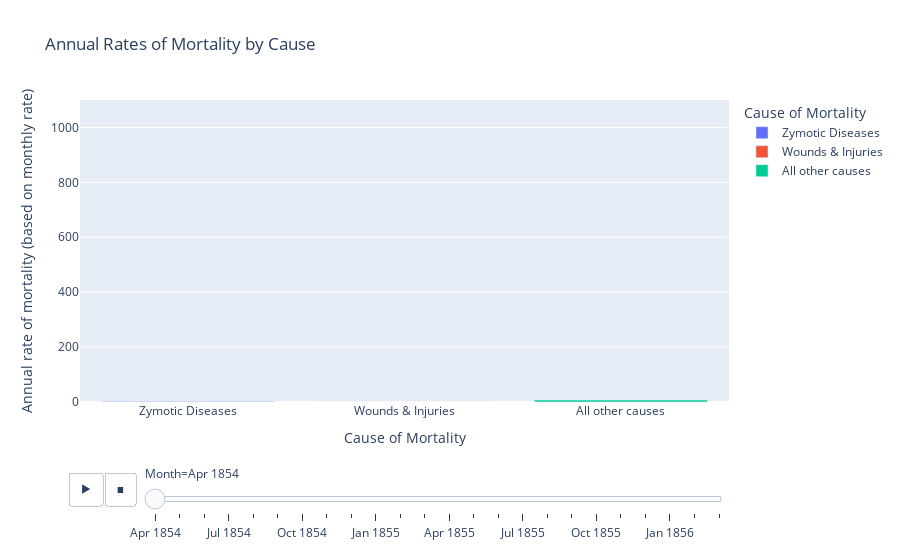

Source (notebook cell):
### Code cell
#create bar graph animation showing annual rates of mortality, by cause, by month
arm_over_time = px.bar(df_long, x="Cause of Death", y="Annual rate of mortality",color="Cause of Death",
  animation_frame="Month", range_y=[0,1100], title="Annual Rates of Mortality by Cause", 
  labels={"Annual rate of mortality":"Annual rate of mortality (based on monthly rate)","Cause of Death":"Cause of Mortality"})
arm_over_time.show()

### Figure 1 — Plotly figure (JSON) as saved in the notebook; plotly's stock layout.template omitted (floating-point values rounded to 4 significant figures)
{"data": [{"alignmentgroup": "True", "hovertemplate": "Cause of Mortality=%{x}<br>Month=Apr 1854<br>Annual rate of mortality (based on monthly rate)=%{y}<extra></extra>", "legendgroup": "Zymotic Diseases", "marker": {"color": "#636efa"}, "name": "Zymotic Diseases", "offsetgroup": "Zymotic Diseases", "orientation": "v", "showlegend": true, "textposition": "auto", "type": "bar", "x": ["Zymotic Diseases"], "xaxis": "x", "y": [1.4], "yaxis": "y"}, {"alignmentgroup": "True", "hovertemplate": "Cause of Mortality=%{x}<br>Month=Apr 1854<br>Annual rate of mortality (based on monthly rate)=%{y}<extra></extra>", "legendgroup": "Wounds & Injuries", "marker": {"color": "#EF553B"}, "name": "Wounds & Injuries", "offsetgroup": "Wounds & Injuries", "orientation": "v", "showlegend": true, "textposition": "auto", "type": "bar", "x": ["Wounds & Injuries"], "xaxis": "x", "y": [0], "yaxis": "y"}, {"alignmentgroup": "True", "hovertemplate": "Cause of Mortality=%{x}<br>Month=Apr 1854<br>Annual rate of mortality (based on monthly rate)=%{y}<extra></extra>", "legendgroup": "All other causes", "marker": {"color": "#00cc96"}, "name": "All other causes", "offsetgroup": "All other causes", "orientation": "v", "showlegend": true, "textposition": "auto", "type": "bar", "x": ["All other causes"], "xaxis": "x", "y": [7], "yaxis": "y"}], "layout": {"barmode": "relative", "legend": {"title": {"text": "Cause of Mortality"}, "tracegroupgap": 0}, "sliders": [{"active": 0, "currentvalue": {"prefix": "Month="}, "len": 0.9, "pad": {"b": 10, "t": 60}, "steps": [{"args": [["Apr 1854"], {"frame": {"duration": 0, "redraw": true}, "fromcurrent": true, "mode": "immediate", "transition": {"duration": 0, "easing": "linear"}}], "label": "Apr 1854", "method": "animate"}, {"args": [["May 1854"], {"frame": {"duration": 0, "redraw": true}, "fromcurrent": true, "mode": "immediate", "transition": {"duration": 0, "easing": "linear"}}], "label": "May 1854", "method": "animate"}, {"args": [["Jun 1854"], {"frame": {"duration": 0, "redraw": true}, "fromcurrent": true, "mode": "immediate", "transition": {"duration": 0, "easing": "linear"}}], "label": "Jun 1854", "method": "animate"}, {"args": [["Jul 1854"], {"frame": {"duration": 0, "redraw": true}, "fromcurrent": true, "mode": "immediate", "transition": {"duration": 0, "easing": "linear"}}], "label": "Jul 1854", "method": "animate"}, {"args": [["Aug 1854"], {"frame": {"duration": 0, "redraw": true}, "fromcurrent": true, "mode": "immediate", "transition": {"duration": 0, "easing": "linear"}}], "label": "Aug 1854", "method": "animate"}, {"args": [["Sep 1854"], {"frame": {"duration": 0, "redraw": true}, "fromcurrent": true, "mode": "immediate", "transition": {"duration": 0, "easing": "linear"}}], "label": "Sep 1854", "method": "animate"}, {"args": [["Oct 1854"], {"frame": {"duration": 0, "redraw": true}, "fromcurrent": true, "mode": "immediate", "transition": {"duration": 0, "easing": "linear"}}], "label": "Oct 1854", "method": "animate"}, {"args": [["Nov 1854"], {"frame": {"duration": 0, "redraw": true}, "fromcurrent": true, "mode": "immediate", "transition": {"duration": 0, "easing": "linear"}}], "label": "Nov 1854", "method": "animate"}, {"args": [["Dec 1854"], {"frame": {"duration": 0, "redraw": true}, "fromcurrent": true, "mode": "immediate", "transition": {"duration": 0, "easing": "linear"}}], "label": "Dec 1854", "method": "animate"}, {"args": [["Jan 1855"], {"frame": {"duration": 0, "redraw": true}, "fromcurrent": true, "mode": "immediate", "transition": {"duration": 0, "easing": "linear"}}], "label": "Jan 1855", "method": "animate"}, {"args": [["Feb 1855"], {"frame": {"duration": 0, "redraw": true}, "fromcurrent": true, "mode": "immediate", "transition": {"duration": 0, "easing": "linear"}}], "label": "Feb 1855", "method": "animate"}, {"args": [["Mar 1855"], {"frame": {"duration": 0, "redraw": true}, "fromcurrent": true, "mode": "immediate", "transition": {"duration": 0, "easing": "linear"}}], "label": "Mar 1855", "method": "animate"}, {"args": [["Apr 1855"], {"frame": {"duration": 0, "redraw": true}, "fromcurrent": true, "mode": "immediate", "transition": {"duration": 0, "easing": "linear"}}], "label": "Apr 1855", "method": "animate"}, {"args": [["May 1855"], {"frame": {"duration": 0, "redraw": true}, "fromcurrent": true, "mode": "immediate", "transition": {"duration": 0, "easing": "linear"}}], "label": "May 1855", "method": "animate"}, {"args": [["Jun 1855"], {"frame": {"duration": 0, "redraw": true}, "fromcurrent": true, "mode": "immediate", "transition": {"duration": 0, "easing": "linear"}}], "label": "Jun 1855", "method": "animate"}, {"args": [["Jul 1855"], {"frame": {"duration": 0, "redraw": true}, "fromcurrent": true, "mode": "immediate", "transition": {"duration": 0, "easing": "linear"}}], "label": "Jul 1855", "method": "animate"}, {"args": [["Aug 1855"], {"frame": {"duration": 0, "redraw": true}, "fromcurrent": true, "mode": "immediate", "transition": {"duration": 0, "easing": "linear"}}], "label": "Aug 1855", "method": "animate"}, {"args": [["Sep 1855"], {"frame": {"duration": 0, "redraw": true}, "fromcurrent": true, "mode": "immediate", "transition": {"duration": 0, "easing": "linear"}}], "label": "Sep 1855", "method": "animate"}, {"args": [["Oct 1855"], {"frame": {"duration": 0, "redraw": true}, "fromcurrent": true, "mode": "immediate", "transition": {"duration": 0, "easing": "linear"}}], "label": "Oct 1855", "method": "animate"}, {"args": [["Nov 1855"], {"frame": {"duration": 0, "redraw": true}, "fromcurrent": true, "mode": "immediate", "transition": {"duration": 0, "easing": "linear"}}], "label": "Nov 1855", "method": "animate"}, {"args": [["Dec 1855"], {"frame": {"duration": 0, "redraw": true}, "fromcurrent": true, "mode": "immediate", "transition": {"duration": 0, "easing": "linear"}}], "label": "Dec 1855", "method": "animate"}, {"args": [["Jan 1856"], {"frame": {"duration": 0, "redraw": true}, "fromcurrent": true, "mode": "immediate", "transition": {"duration": 0, "easing": "linear"}}], "label": "Jan 1856", "method": "animate"}, {"args": [["Feb 1856"], {"frame": {"duration": 0, "redraw": true}, "fromcurrent": true, "mode": "immediate", "transition": {"duration": 0, "easing": "linear"}}], "label": "Feb 1856", "method": "animate"}, {"args": [["Mar 1856"], {"frame": {"duration": 0, "redraw": true}, "fromcurrent": true, "mode": "immediate", "transition": {"duration": 0, "easing": "linear"}}], "label": "Mar 1856", "method": "animate"}], "x": 0.1, "xanchor": "left", "y": 0, "yanchor": "top"}], "title": {"text": "Annual Rates of Mortality by Cause"}, "updatemenus": [{"buttons": [{"args": [null, {"frame": {"duration": 500, "redraw": true}, "fromcurrent": true, "mode": "immediate", "transition": {"duration": 500, "easing": "linear"}}], "label": "&#9654;", "method": "animate"}, {"args": [[null], {"frame": {"duration": 0, "redraw": true}, "fromcurrent": true, "mode": "immediate", "transition": {"duration": 0, "easing": "linear"}}], "label": "&#9724;", "method": "animate"}], "direction": "left", "pad": {"r": 10, "t": 70}, "showactive": false, "type": "buttons", "x": 0.1, "xanchor": "right", "y": 0, "yanchor": "top"}], "xaxis": {"anchor": "y", "categoryarray": ["Zymotic Diseases", "Wounds & Injuries", "All other causes"], "categoryorder": "array", "domain": [0, 1], "title": {"text": "Cause of Mortality"}}, "yaxis": {"anchor": "x", "domain": [0, 1], "range": [0, 1100], "title": {"text": "Annual rate of mortality (based on monthly rate)"}}}}
